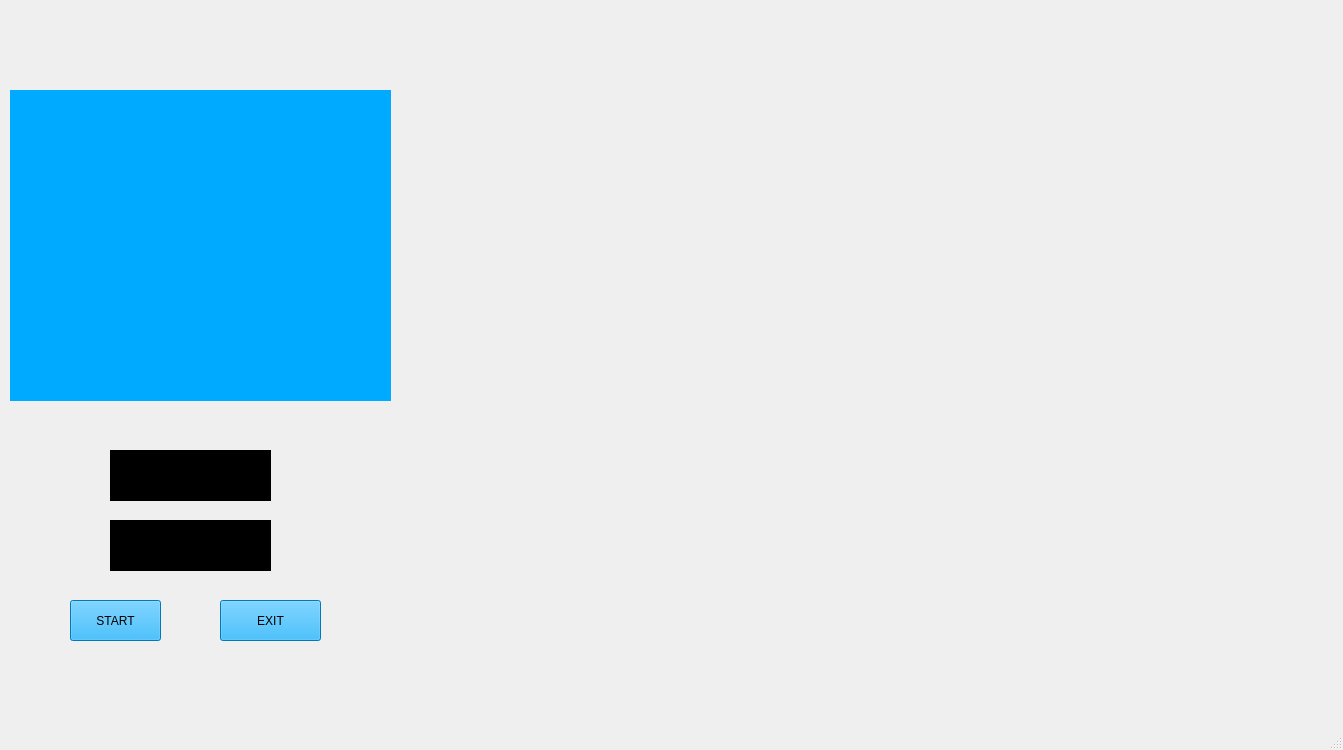
<?xml version="1.0" encoding="UTF-8"?>
<ui version="4.0">
 <class>gui</class>
 <widget class="QMainWindow" name="gui">
  <property name="geometry">
   <rect>
    <x>0</x>
    <y>0</y>
    <width>1343</width>
    <height>750</height>
   </rect>
  </property>
  <property name="windowTitle">
   <string>MainWindow</string>
  </property>
  <widget class="QWidget" name="centralwidget">
   <widget class="QLabel" name="bg_1">
    <property name="geometry">
     <rect>
      <x>-120</x>
      <y>0</y>
      <width>1501</width>
      <height>761</height>
     </rect>
    </property>
    <property name="text">
     <string/>
    </property>
    <property name="pixmap">
     <pixmap>Jarvis/utils/images/Black_Template.jpg</pixmap>
    </property>
    <property name="scaledContents">
     <bool>true</bool>
    </property>
   </widget>
   <widget class="QLabel" name="label">
    <property name="geometry">
     <rect>
      <x>380</x>
      <y>-10</y>
      <width>961</width>
      <height>671</height>
     </rect>
    </property>
    <property name="text">
     <string/>
    </property>
    <property name="pixmap">
     <pixmap>Jarvis/utils/images/live_wallpaper.gif</pixmap>
    </property>
    <property name="scaledContents">
     <bool>true</bool>
    </property>
   </widget>
   <widget class="QLabel" name="label_2">
    <property name="geometry">
     <rect>
      <x>0</x>
      <y>-50</y>
      <width>381</width>
      <height>201</height>
     </rect>
    </property>
    <property name="text">
     <string/>
    </property>
    <property name="pixmap">
     <pixmap>Jarvis/utils/images/initiating.gif</pixmap>
    </property>
    <property name="scaledContents">
     <bool>true</bool>
    </property>
   </widget>
   <widget class="QLabel" name="label_3">
    <property name="geometry">
     <rect>
      <x>10</x>
      <y>90</y>
      <width>381</width>
      <height>311</height>
     </rect>
    </property>
    <property name="styleSheet">
     <string notr="true">background-color: rgb(0, 170, 255);</string>
    </property>
    <property name="text">
     <string/>
    </property>
    <property name="pixmap">
     <pixmap>Jarvis/utils/images/Earth.gif</pixmap>
    </property>
    <property name="scaledContents">
     <bool>true</bool>
    </property>
   </widget>
   <widget class="QPushButton" name="pushButton">
    <property name="geometry">
     <rect>
      <x>70</x>
      <y>600</y>
      <width>91</width>
      <height>41</height>
     </rect>
    </property>
    <property name="styleSheet">
     <string notr="true">font: 75 13pt &quot;MS Shell Dlg 2&quot;;
background-color: rgb(0, 170, 255);
border-color: rgb(85, 255, 255);</string>
    </property>
    <property name="text">
     <string>START</string>
    </property>
   </widget>
   <widget class="QPushButton" name="pushButton_2">
    <property name="geometry">
     <rect>
      <x>220</x>
      <y>600</y>
      <width>101</width>
      <height>41</height>
     </rect>
    </property>
    <property name="styleSheet">
     <string notr="true">font: 75 13pt &quot;MS Shell Dlg 2&quot;;
background-color: rgb(0, 170, 255);
border-color: rgb(85, 255, 255);</string>
    </property>
    <property name="text">
     <string>EXIT</string>
    </property>
   </widget>
   <widget class="QTextBrowser" name="textBrowser">
    <property name="geometry">
     <rect>
      <x>110</x>
      <y>520</y>
      <width>161</width>
      <height>51</height>
     </rect>
    </property>
    <property name="font">
     <font>
      <pointsize>14</pointsize>
      <weight>75</weight>
      <bold>true</bold>
     </font>
    </property>
    <property name="styleSheet">
     <string notr="true">border-color: rgb(85, 170, 255);
color: rgb(0, 170, 255);
background-color: rgb(0, 0, 0);
</string>
    </property>
    <property name="html">
     <string>&lt;!DOCTYPE HTML PUBLIC &quot;-//W3C//DTD HTML 4.0//EN&quot; &quot;http://www.w3.org/TR/REC-html40/strict.dtd&quot;&gt;
&lt;html&gt;&lt;head&gt;&lt;meta name=&quot;qrichtext&quot; content=&quot;1&quot; /&gt;&lt;style type=&quot;text/css&quot;&gt;
p, li { white-space: pre-wrap; }
&lt;/style&gt;&lt;/head&gt;&lt;body style=&quot; font-family:'MS Shell Dlg 2'; font-size:14pt; font-weight:600; font-style:normal;&quot;&gt;
&lt;p align=&quot;center&quot; style=&quot;-qt-paragraph-type:empty; margin-top:0px; margin-bottom:0px; margin-left:0px; margin-right:0px; -qt-block-indent:0; text-indent:0px; font-size:8.25pt; font-weight:400;&quot;&gt;&lt;br /&gt;&lt;/p&gt;&lt;/body&gt;&lt;/html&gt;</string>
    </property>
   </widget>
   <widget class="QTextBrowser" name="textBrowser_2">
    <property name="geometry">
     <rect>
      <x>110</x>
      <y>450</y>
      <width>161</width>
      <height>51</height>
     </rect>
    </property>
    <property name="font">
     <font>
      <pointsize>14</pointsize>
      <weight>75</weight>
      <bold>true</bold>
     </font>
    </property>
    <property name="styleSheet">
     <string notr="true">border-color: rgb(85, 170, 255);
color: rgb(0, 170, 255);
background-color:transperant;
</string>
    </property>
    <property name="html">
     <string>&lt;!DOCTYPE HTML PUBLIC &quot;-//W3C//DTD HTML 4.0//EN&quot; &quot;http://www.w3.org/TR/REC-html40/strict.dtd&quot;&gt;
&lt;html&gt;&lt;head&gt;&lt;meta name=&quot;qrichtext&quot; content=&quot;1&quot; /&gt;&lt;style type=&quot;text/css&quot;&gt;
p, li { white-space: pre-wrap; }
&lt;/style&gt;&lt;/head&gt;&lt;body style=&quot; font-family:'MS Shell Dlg 2'; font-size:14pt; font-weight:600; font-style:normal;&quot;&gt;
&lt;p align=&quot;center&quot; style=&quot;-qt-paragraph-type:empty; margin-top:0px; margin-bottom:0px; margin-left:0px; margin-right:0px; -qt-block-indent:0; text-indent:0px; font-size:8.25pt; font-weight:400;&quot;&gt;&lt;br /&gt;&lt;/p&gt;&lt;/body&gt;&lt;/html&gt;</string>
    </property>
   </widget>
   <zorder>bg_1</zorder>
   <zorder>label_2</zorder>
   <zorder>label_3</zorder>
   <zorder>label</zorder>
   <zorder>pushButton</zorder>
   <zorder>pushButton_2</zorder>
   <zorder>textBrowser</zorder>
   <zorder>textBrowser_2</zorder>
  </widget>
  <widget class="QStatusBar" name="statusbar"/>
 </widget>
 <resources/>
 <connections/>
</ui>
